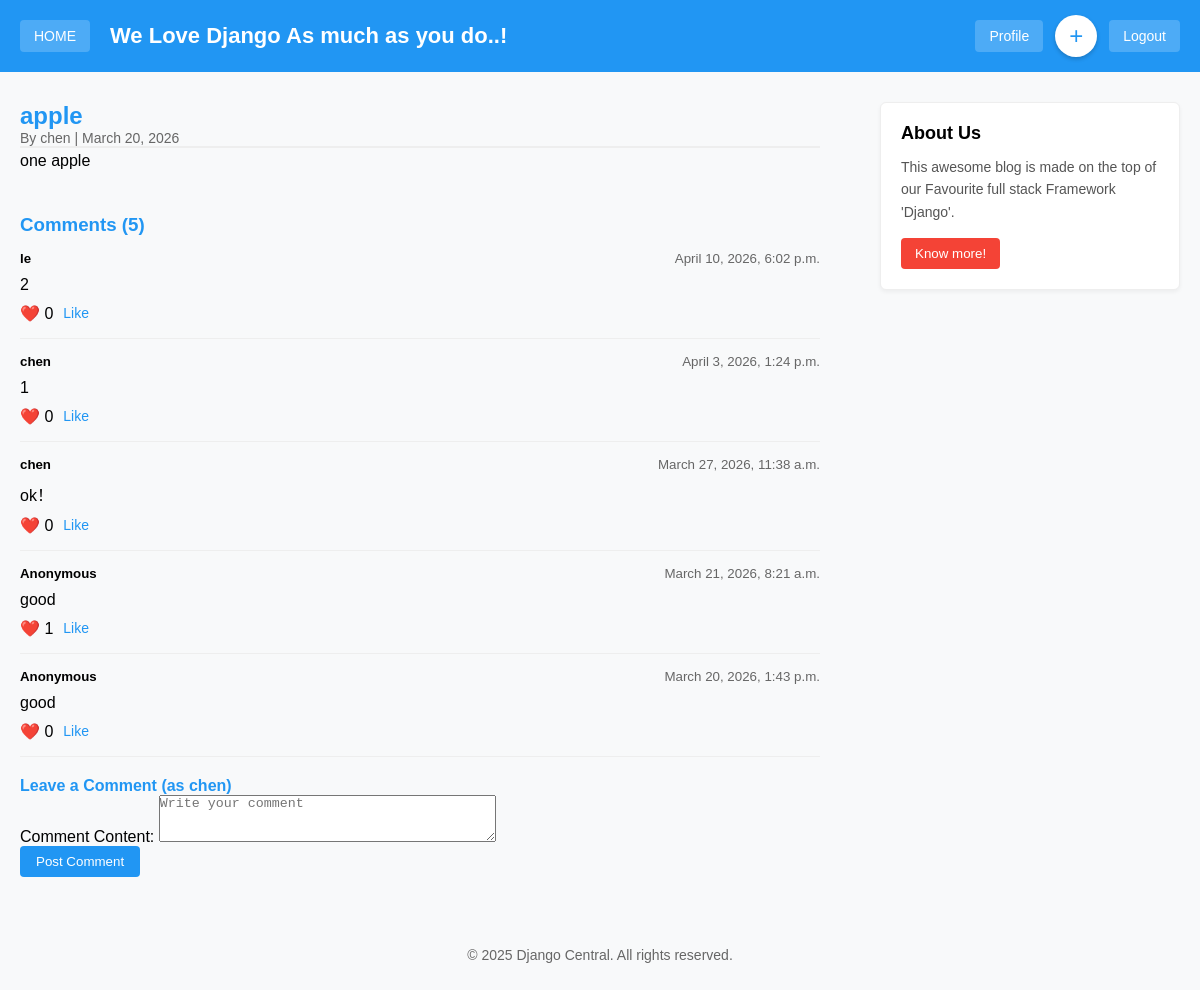
Screenshot of /post/apple/ (signed in) with the database file from the repository.
### blog/models.py (models this page shows, shortened)
class Post(models.Model):
    STATUS_CHOICES = (
        (0, 'Draft'),
        (1, 'Publish'),
    )
    title = models.CharField(max_length=200)
    slug = models.SlugField(max_length=200, unique=True)
    author = models.ForeignKey(User, on_delete=models.CASCADE, related_name='blog_posts')
    text = models.TextField()
    created_date = models.DateTimeField(auto_now_add=True)
    status = models.IntegerField(choices=STATUS_CHOICES, default=1)
    class Meta:
        ordering = ['-created_date']

class Comment(models.Model):
    post = models.ForeignKey(Post, on_delete=models.CASCADE, related_name='comments')
    user = models.ForeignKey(User, on_delete=models.CASCADE, null=True, blank=True)
    body = models.TextField()
    name = models.CharField(max_length=100)
    created_on = models.DateTimeField(auto_now_add=True)
    likes = models.PositiveIntegerField(default=0)
    active = models.BooleanField(default=True)
    class Meta:
        ordering = ['-likes', '-created_on']

### blog/views.py (the view)
# urls.py: path('post/<slug:slug>/', views.PostDetail.as_view(), name='post_detail'),
class PostDetail(DetailView):
    model = Post
    template_name = 'blog/post_detail.html'
    slug_field = 'slug'
    slug_url_kwarg = 'slug'
    def get_context_data(self,** kwargs):
        context = super().get_context_data(**kwargs)
        context['comments'] = self.object.comments.all().order_by('-created_on')
        context['comment_form'] = CommentForm()
        return context
    def get(self, request, *args, **kwargs):
        post_slug = kwargs.get('slug')
        logger.info(f'User accessed PostDetail | Slug:{post_slug} | IP:{request.META.get("REMOTE_ADDR")} | User:{request.user.username or "anonymous"}')
        return super().get(request, *args, **kwargs)

### blog/forms.py
class CommentForm(forms.ModelForm):
    class Meta:
        model = Comment
        fields = ['body']
        labels = {'body': 'Comment Content'}
        widgets = {'body': forms.Textarea(attrs={'rows': 3, 'placeholder': 'Write your comment'})}

### templates/blog/post_detail.html (shortened to what this page needs)
{% extends 'base.html' %}
{% block content %}
<div style="max-width: 800px;">
    <h2 style="color: #2196F3;">{{ post.title }}</h2>
    <p style="color: #666; font-size: 14px;">By {{ post.author.username }} | {{ post.created_date|date:"F j, Y" }}</p>
    <hr style="border: 1px solid #eee;">
    <div style="line-height: 1.6;">{{ post.text|linebreaks }}</div>
    <div style="margin-top: 40px;">
        <h3 style="color: #2196F3;">Comments ({{ comments|length }})</h3>
        {% for comment in comments %}
        <div style="border-bottom: 1px solid #eee; padding: 15px 0;">
            <div style="display: flex; justify-content: space-between; align-items: center;">
                <h5 style="margin: 0;">
                    {% if comment.user %}{{ comment.user.username }}{% else %}Anonymous{% endif %}
                </h5>
                <small style="color: #666;">{{ comment.created_on|date:"F j, Y, g:i a" }}</small>
            </div>
            <p style="margin: 10px 0;">{{ comment.body }}</p>
            <div style="display: flex; align-items: center;">
                <span style="margin-right: 10px;">❤️ {{ comment.likes }}</span>
                <a href="{% url 'like_comment' comment.id %}" style="color: #2196F3; text-decoration: none; font-size: 14px;">Like</a>
            </div>
        </div>
        {% empty %}
        <p>No comments yet. Be the first to comment!</p>
        {% endfor %}
        <div style="margin-top: 20px;">
            {% if user.is_authenticated %}
            <h4 style="color: #2196F3;">Leave a Comment (as {{ user.username }})</h4>
            <form method="POST" action="{% url 'add_comment' post.id %}">
                {{ comment_form.as_p }}
                <button type="submit" style="background: #2196F3; color: white; border: none; padding: 8px 16px; border-radius: 4px; cursor: pointer;">
                    Post Comment
                </button>
            </form>
            {% else %}
            <p>Please <a href="{% url 'login' %}" style="color: #2196F3;">login</a> to leave a comment.</p>
            {% endif %}
        </div>
    </div>
</div>
{% endblock %}

### templates/base.html (style rules this page uses)
* { box-sizing: border-box; margin: 0; padding: 0; }
body { font-family: Arial, sans-serif; background-color: #f8f9fa; }

### rows the page displays
Post: title "apple", author.username "chen", created_date "March 20, 2026", text "one apple"
Comment: user.username "le", created_on "April 10, 2026, 6:02 p.m.", body "2", likes "0"
Comment: user.username "chen", created_on "April 3, 2026, 1:24 p.m.", body "1", likes "0"
Comment: user.username "chen", created_on "March 27, 2026, 11:38 a.m.", body "ok！", likes "0"
Comment: shows "Anonymous", created_on "March 21, 2026, 8:21 a.m.", body "good", likes "1"
Comment: shows "Anonymous", created_on "March 20, 2026, 1:43 p.m.", body "good", likes "0"

### other values shown
{{ comments|length }} "5"
{{ user.username }} "chen"
